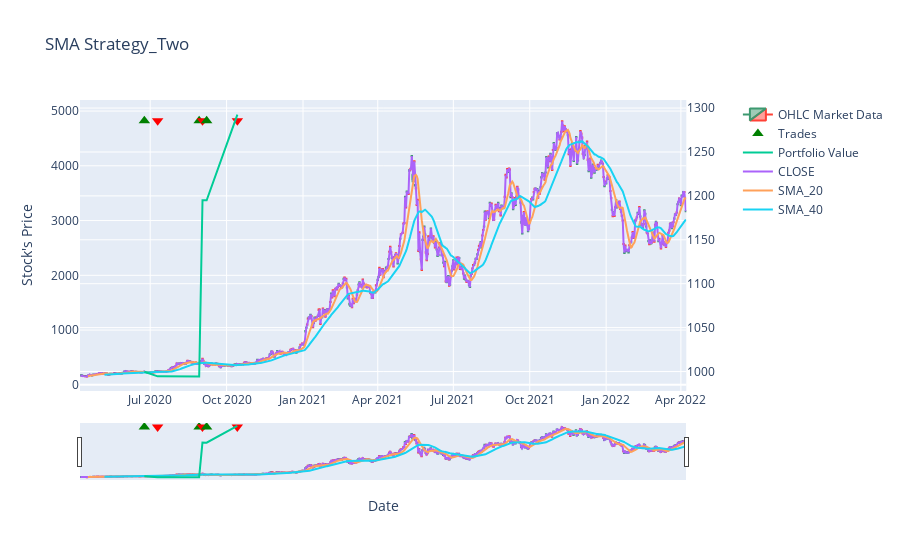

Notebook cell for this chart:
### Code cell
sma_strategy = Strategy(name="SMA Strategy_Two", cash=1000, commission=0.05, min_positions=1)
data = data.copy()
sma_strategy.load_data(data, date_column='DATE')
sma_strategy.add_single_rule('SMA_20[N-1]>SMA_40[N-1]', action=MarketAction.SELL, action_quantity='ALL')
sma_strategy.add_single_rule('SMA_20[N-1]<SMA_40[N-1]', action=MarketAction.BUY, action_quantity='ALL')
sma_strategy.simulate()

sma_strategy.summary()
sma_strategy.plot_history(title="SMA Strategy_Two", yaxis_title="Stock's Price", xaxis_title="Date", plot_columns=['CLOSE', 'SMA_20', 'SMA_40'])

### Figure 1 — Plotly figure (JSON) as saved in the notebook; plotly's stock layout.template omitted (floating-point values rounded to 4 significant figures; data arrays with more than 128 entries replaced by an {"elided": "..."} marker saying what was removed)
{"data": [{"close": {"elided": "728 float values"}, "high": {"elided": "728 float values"}, "low": {"elided": "728 float values"}, "name": "OHLC Market Data", "open": {"elided": "728 float values"}, "type": "candlestick", "x": {"elided": "728 str values"}}, {"hovertext": ["BUY 4.1123 at 243.12 Amount: 1000.0 Cash: 0.0", "SELL 4.1123 at 241.89 Amount: 994.5305 Cash: 994.5306", "BUY 2.5145 at 395.47 Amount: 994.5306 Cash: 0.0", "SELL 2.5145 at 475.345 Amount: 1195.1239 Cash: 1195.1239", "BUY 3.3898 at 352.51 Amount: 1195.1239 Cash: 0.0", "SELL 3.3898 at 381.37 Amount: 1292.6158 Cash: 1292.6159"], "marker": {"color": ["green", "red", "green", "red", "green", "red"], "size": 10, "symbol": ["triangle-up", "triangle-down", "triangle-up", "triangle-down", "triangle-up", "triangle-down"]}, "mode": "markers", "name": "Trades", "type": "scatter", "x": ["2020-06-23T23:59:00", "2020-07-09T23:59:00", "2020-08-28T23:59:00", "2020-09-01T23:59:00", "2020-09-06T23:59:00", "2020-10-13T23:59:00"], "xaxis": "x", "y": [4822.0, 4822.0, 4822.0, 4822.0, 4822.0, 4822.0], "yaxis": "y"}, {"mode": "lines", "name": "Portfolio Value", "type": "scatter", "x": ["2020-06-23T23:59:00", "2020-07-09T23:59:00", "2020-08-28T23:59:00", "2020-09-01T23:59:00", "2020-09-06T23:59:00", "2020-10-13T23:59:00"], "xaxis": "x", "y": [999.8, 994.5, 994.4, 1195.0, 1195.0, 1293.0], "yaxis": "y2"}, {"mode": "lines", "name": "CLOSE", "type": "scatter", "x": {"elided": "728 str values"}, "xaxis": "x", "y": {"elided": "728 float values"}, "yaxis": "y"}, {"mode": "lines", "name": "SMA_20", "type": "scatter", "x": {"elided": "728 str values"}, "xaxis": "x", "y": {"elided": "728 float values"}, "yaxis": "y"}, {"mode": "lines", "name": "SMA_40", "type": "scatter", "x": {"elided": "728 str values"}, "xaxis": "x", "y": {"elided": "728 float values"}, "yaxis": "y"}], "layout": {"title": {"text": "SMA Strategy_Two"}, "xaxis": {"anchor": "y", "domain": [0, 0.94], "title": {"text": "Date"}}, "yaxis": {"anchor": "x", "domain": [0, 1], "title": {"text": "Stock's Price"}}, "yaxis2": {"anchor": "x", "overlaying": "y", "side": "right"}}}
